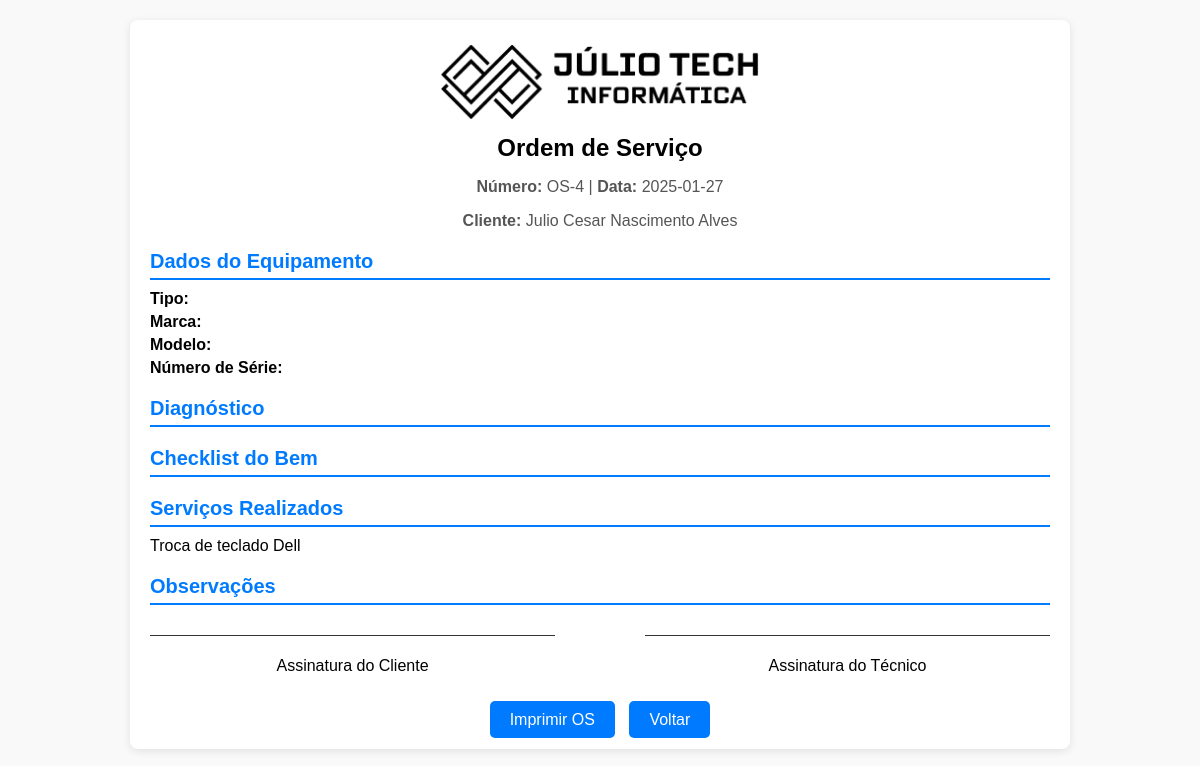
The app's page /servicos/os/4 (signed in) with its own data.
### tables this page shows
CREATE TABLE "servicos" (
	"id"	INTEGER,
	"cliente_id"	INTEGER,
	"descricao"	TEXT NOT NULL,
	"valor"	REAL NOT NULL,
	"data_servico"	DATETIME NOT NULL DEFAULT CURRENT_TIMESTAMP,
	PRIMARY KEY("id" AUTOINCREMENT)
);

CREATE TABLE clientes (
            id INTEGER PRIMARY KEY AUTOINCREMENT,
            nome TEXT NOT NULL,
            telefone TEXT,
            endereco TEXT
        );

### julio_tech.py (the view)
@app.route("/servicos/os/<int:servico_id>", methods=["GET", "POST"])
def ordem_servico(servico_id):
    if "usuario" not in session:
        return redirect(url_for("login"))
    conn = conectar_bd()
    cursor = conn.cursor()
    cursor.execute("""
        SELECT s.id, s.descricao, s.valor, s.data_servico, c.nome, c.telefone, c.endereco
        FROM servicos AS s
        JOIN clientes AS c ON s.cliente_id = c.id
        WHERE s.id = ?
    """, (servico_id,))
    servico = cursor.fetchone()
    cursor.execute("""
        SELECT e.nome, se.quantidade_usada
        FROM servicos_estoque AS se
        JOIN estoque AS e ON se.estoque_id = e.id
        WHERE se.servico_id = ?
    """, (servico_id,))
    itens = cursor.fetchall()
    conn.close()
    if not servico:
        return "Serviço não encontrado.", 404
    numero_os = f"OS-{servico_id:06d}"  # Formato OS-000001, por exemplo.
    return render_template("os.html", servico=servico, itens=itens, numero_os=numero_os)

### julio_tech.py (called while the page is built)
def conectar_bd():
    return sqlite3.connect(DB_FILE)

### templates/os.html (shortened to what this page needs)
<!DOCTYPE html>
<html lang="pt-br">
<head>
</head>
<body>
    <div class="os-container">
        <div class="os-header">
            <img src="/static/logo.png" alt="Julio Tech">
            <h1>Ordem de Serviço</h1>
            <p><strong>Número:</strong> OS-{{ servico[0] }} | <strong>Data:</strong> {{ servico[3] }}</p>
            <p><strong>Cliente:</strong> {{ servico[4] }}</p>
        </div>
        <div class="section">
            <h2>Dados do Equipamento</h2>
            <p><strong>Tipo:</strong> {{ tipo_equipamento }}</p>
            <p><strong>Marca:</strong> {{ marca }}</p>
            <p><strong>Modelo:</strong> {{ modelo }}</p>
            <p><strong>Número de Série:</strong> {{ numero_serie }}</p>
        </div>
        <div class="section">
            <h2>Diagnóstico</h2>
        </div>
        <div class="section">
            <h2>Checklist do Bem</h2>
        </div>
        <div class="section">
            <h2>Serviços Realizados</h2>
            <p>{{ servico[1] }}</p>
        </div>
        <div class="section">
            <h2>Observações</h2>
        </div>
        <div class="signature">
            <div>
                <p>Assinatura do Cliente</p>
            </div>
            <div>
                <p>Assinatura do Técnico</p>
            </div>
        </div>
        <div class="buttons">
            <a href="#" onclick="window.print()">Imprimir OS</a>
            <a href="/servicos">Voltar</a>
        </div>
    </div>
</body>
</html>

### templates/os.html (style rules this page uses)
body { font-family: Arial, sans-serif; margin: 0; padding: 20px; background-color: #f9f9f9; }
.os-container { max-width: 900px; margin: auto; padding: 20px; background: white; border-radius: 8px; box-shadow: 0 2px 8px rgba(0, 0, 0, 0.1); }
.os-header { text-align: center; margin-bottom: 20px; }
.os-header img { max-height: 80px; }
.os-header h1 { font-size: 24px; margin: 10px 0; }
.os-header p { font-size: 16px; color: #555; }
.section { margin-bottom: 20px; }
.section h2 { font-size: 20px; margin-bottom: 10px; border-bottom: 2px solid #007bff; padding-bottom: 5px; color: #007bff; }
.section p { margin: 5px 0; }
.signature { margin-top: 30px; display: flex; justify-content: space-between; }
.signature div { width: 45%; text-align: center; border-top: 1px solid #333; padding-top: 5px; }
.buttons { margin-top: 20px; text-align: center; }
.buttons a { padding: 10px 20px; margin: 5px; color: white; background-color: #007bff; text-decoration: none; border-radius: 5px; }

### records on screen
servicos: id "4", data_servico "2025-01-27", descricao "Troca de teclado Dell"
clientes: nome "Julio Cesar Nascimento Alves"
